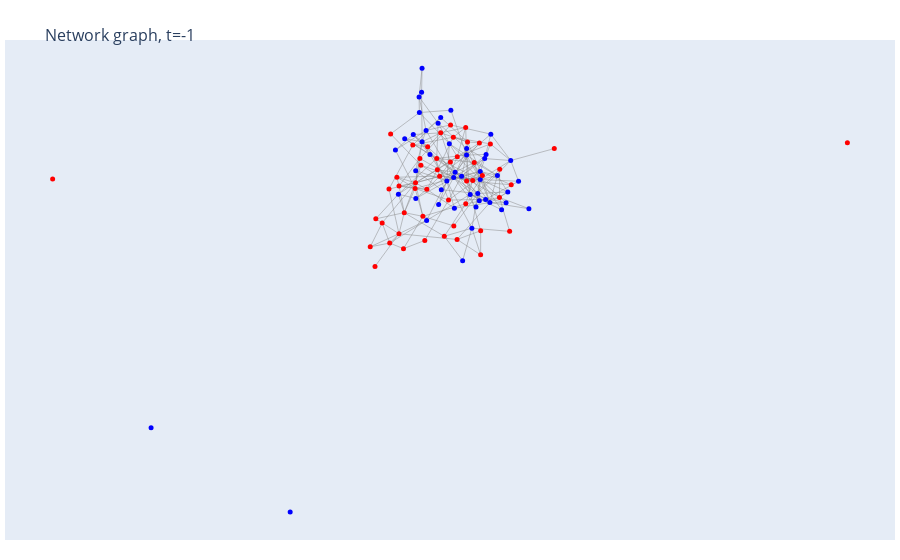

Notebook source saved alongside this figure:
### Markdown cell above
# Actual work

### Code cell
# parameter selection

# initial nodes and time
initial_n = 0
T = 100

p = 0.25

# parent nodes and prob
m = 4
pm_o = p

# parent neighbours and prob
n = 16
pn_o = p

rho = 3

# p high SES
p_SES_high = 0.5

new_sim2 = JacksonSimulationV2(initial_n, T, m, pm_o, n, pn_o, p_SES_high, biased=True, rho=rho)

print(np.asarray(np.unique(new_sim2.helper_functions().SES_edge_classifier_all(new_sim2.graph_history[-1])[0], return_counts=True)).T)

test_graph = new_sim2.graph_history[-1]
print(nx.assortativity.attribute_assortativity_coefficient(test_graph, 'SES_High'))
'''check this
https://journals.aps.org/pre/pdf/10.1103/PhysRevE.67.026126
'''
'''WORKS FOR CORRELATION, INCORPORATE IT PROPERLY'''

plotly_sim_drawing.plotly_draw(plotly_sim_drawing(), new_sim2, -1, layout='spring')

#nx.smallworld.sigma(test_graph, niter=10, nrand=1)

### Figure 1 — Plotly figure (JSON) as saved in the notebook; plotly's stock layout.template omitted (floating-point values rounded to 4 significant figures; data arrays with more than 128 entries replaced by an {"elided": "..."} marker saying what was removed)
{"data": [{"line": {"color": "#888", "width": 0.5}, "mode": "lines", "type": "scatter", "x": {"elided": "741 float values"}, "y": {"elided": "741 float values"}}, {"hoverinfo": "text", "marker": {"color": ["red", "red", "blue", "blue", "red", "red", "blue", "blue", "blue", "red", "blue", "blue", "blue", "red", "blue", "red", "blue", "red", "blue", "blue", "red", "red", "red", "blue", "blue", "blue", "red", "red", "blue", "red", "red", "blue", "blue", "red", "red", "blue", "blue", "blue", "blue", "blue", "blue", "blue", "blue", "red", "red", "red", "blue", "red", "red", "blue", "blue", "blue", "red", "red", "red", "red", "red", "red", "blue", "red", "blue", "red", "red", "blue", "blue", "blue", "red", "blue", "blue", "red", "red", "red", "blue", "red", "red", "red", "red", "red", "blue", "blue", "red", "blue", "red", "blue", "blue", "red", "blue", "blue", "red", "red", "red", "red", "blue", "blue", "red", "red", "red", "blue", "red", "blue"], "size": 5}, "mode": "markers", "text": ["1_0", "2_0", "3_1", "4_1", "5_0", "6_0", "7_1", "8_1", "9_1", "10_0", "11_1", "12_1", "13_1", "14_0", "15_1", "16_0", "17_1", "18_0", "19_1", "20_1", "21_0", "22_0", "23_0", "24_1", "25_1", "26_1", "27_0", "28_0", "29_1", "30_0", "31_0", "32_1", "33_1", "34_0", "35_0", "36_1", "37_1", "38_1", "39_1", "40_1", "41_1", "42_1", "43_1", "44_0", "45_0", "46_0", "47_1", "48_0", "49_0", "50_1", "51_1", "52_1", "53_0", "54_0", "55_0", "56_0", "57_0", "58_0", "59_1", "60_0", "61_1", "62_0", "63_0", "64_1", "65_1", "66_1", "67_0", "68_1", "69_1", "70_0", "71_0", "72_0", "73_1", "74_0", "75_0", "76_0", "77_0", "78_0", "79_1", "80_1", "81_0", "82_1", "83_0", "84_1", "85_1", "86_0", "87_1", "88_1", "89_0", "90_0", "91_0", "92_0", "93_1", "94_1", "95_0", "96_0", "97_0", "98_1", "99_0", "100_1"], "type": "scatter", "x": [0.8927, -0.1832, 0.2574, -1.225, -0.495, -0.1989, 0.8808, -7.293, -0.09966, -1.367, 0.6322, 1.308, -0.08477, -1.85, 0.6743, -0.5428, -0.6297, -0.1257, -3.838, 0.2223, -1.136, -0.6169, 1.365, 0.4445, 0.05201, 1.412, 0.1452, 1.359, 0.1148, -0.7362, -0.7254, -0.4629, -0.5619, 0.3115, 0.5214, 1.566, 0.5417, 0.8207, 0.882, 0.7771, 0.4193, 0.2398, 0.9923, 0.5207, 0.5434, -1.343, 1.639, -1.732, -0.4447, -0.7213, -0.1509, -0.4492, 2.721, 0.8609, 0.09405, -0.01036, 0.5658, -1.385, -0.6369, 10, 1.016, -0.4242, -1.005, 1.121, -0.165, 0.858, -1.554, -0.5746, 2.09, -0.7928, 1.652, 0.8915, 1.833, -1.135, 0.2137, -1.024, -9.738, -0.1007, 1.524, -0.7184, -1.189, -0.7811, 0.7317, -1.151, -0.9943, 0.3064, 1.145, 0.5444, -1.711, -0.5914, 0.1406, 0.6948, -0.3673, 1.027, 0.9348, 0.2261, 1.612, 0.1525, 1.134, -0.563], "y": [-1.326, 0.4024, 0.3317, 0.9602, -1.601, 0.7246, 0.1258, -6.908, 1.886, -1.675, -0.2961, 0.2372, -0.1624, -1.782, -1.253, -0.9173, 2.024, 0.222, -9.295, 0.1836, -1.411, 0.7224, 0.4191, -2.174, 0.08416, -0.732, 1.674, -0.3813, 1.143, -0.1266, 0.03235, 1.518, 1.196, 0.7726, -0.5628, -0.2256, 0.8186, -0.2721, 0.3531, -0.6561, 0.2217, -0.6879, 0.7195, 1.602, 0.08422, 1.418, 0.665, -2.338, -0.1523, 0.3778, -0.5855, -1.033, 1.003, 1.163, -0.4569, -1.483, 1.192, -0.1443, 2.467, 1.171, -0.4371, 1.056, -0.8127, -0.5276, 1.724, -0.4786, -1.106, 2.597, -0.7011, 1.101, -0.02313, -2.009, 0.07606, -0.05858, 1.327, -1.834, 0.141, 1.449, -0.5333, -0.4109, 0.1906, 1.401, 0.6114, -0.2891, 1.282, -1.573, 1.412, 1.007, -0.9883, 0.5299, 0.6193, 0.09764, 0.8326, 0.8365, 0.2386, -1.19, -1.344, 2.091, 1.134, 3.284]}], "layout": {"annotations": [{"showarrow": false, "text": "", "x": 0.005, "xref": "paper", "y": -0.002, "yref": "paper"}], "hovermode": "closest", "margin": {"b": 20, "l": 5, "r": 5, "t": 40}, "showlegend": false, "title": {"font": {"size": 16}, "text": "<br>Network graph, t=-1"}, "xaxis": {"showgrid": false, "showticklabels": false, "zeroline": false}, "yaxis": {"showgrid": false, "showticklabels": false, "zeroline": false}}}
